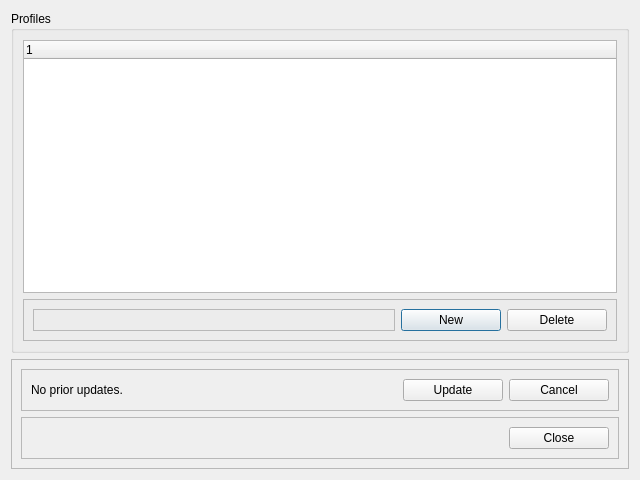
<?xml version="1.0" encoding="UTF-8"?>
<ui version="4.0">
 <class>AdminDialog</class>
 <widget class="QDialog" name="AdminDialog">
  <property name="geometry">
   <rect>
    <x>0</x>
    <y>0</y>
    <width>640</width>
    <height>480</height>
   </rect>
  </property>
  <property name="minimumSize">
   <size>
    <width>640</width>
    <height>480</height>
   </size>
  </property>
  <property name="maximumSize">
   <size>
    <width>640</width>
    <height>16777215</height>
   </size>
  </property>
  <property name="windowTitle">
   <string>Avast Admin</string>
  </property>
  <property name="modal">
   <bool>true</bool>
  </property>
  <layout class="QVBoxLayout" name="verticalLayout_2">
   <item>
    <layout class="QVBoxLayout" name="verticalLayout">
     <item>
      <widget class="QGroupBox" name="groupBox">
       <property name="title">
        <string>Profiles</string>
       </property>
       <layout class="QVBoxLayout" name="verticalLayout_3">
        <item>
         <widget class="QTreeWidget" name="treeWidgetProfiles">
          <column>
           <property name="text">
            <string notr="true">1</string>
           </property>
          </column>
         </widget>
        </item>
        <item>
         <widget class="QFrame" name="frame">
          <property name="frameShape">
           <enum>QFrame::StyledPanel</enum>
          </property>
          <property name="frameShadow">
           <enum>QFrame::Raised</enum>
          </property>
          <layout class="QHBoxLayout" name="horizontalLayout_2">
           <item>
            <widget class="QFrame" name="frame_2">
             <property name="frameShape">
              <enum>QFrame::StyledPanel</enum>
             </property>
             <property name="frameShadow">
              <enum>QFrame::Raised</enum>
             </property>
            </widget>
           </item>
           <item>
            <widget class="QPushButton" name="pushButtonNew">
             <property name="minimumSize">
              <size>
               <width>100</width>
               <height>0</height>
              </size>
             </property>
             <property name="maximumSize">
              <size>
               <width>100</width>
               <height>16777215</height>
              </size>
             </property>
             <property name="text">
              <string>New</string>
             </property>
            </widget>
           </item>
           <item>
            <widget class="QPushButton" name="pushButtonDelete">
             <property name="minimumSize">
              <size>
               <width>100</width>
               <height>0</height>
              </size>
             </property>
             <property name="maximumSize">
              <size>
               <width>100</width>
               <height>16777215</height>
              </size>
             </property>
             <property name="text">
              <string>Delete</string>
             </property>
            </widget>
           </item>
          </layout>
         </widget>
        </item>
       </layout>
      </widget>
     </item>
     <item>
      <widget class="QFrame" name="frame_5">
       <property name="frameShape">
        <enum>QFrame::StyledPanel</enum>
       </property>
       <property name="frameShadow">
        <enum>QFrame::Raised</enum>
       </property>
       <layout class="QVBoxLayout" name="verticalLayout_4">
        <item>
         <widget class="QFrame" name="frame_3">
          <property name="frameShape">
           <enum>QFrame::StyledPanel</enum>
          </property>
          <property name="frameShadow">
           <enum>QFrame::Raised</enum>
          </property>
          <layout class="QHBoxLayout" name="horizontalLayout_3">
           <item>
            <widget class="QLabel" name="labelLastUpdate">
             <property name="text">
              <string>No prior updates.</string>
             </property>
            </widget>
           </item>
           <item>
            <spacer name="horizontalSpacer_2">
             <property name="orientation">
              <enum>Qt::Horizontal</enum>
             </property>
             <property name="sizeHint" stdset="0">
              <size>
               <width>40</width>
               <height>20</height>
              </size>
             </property>
            </spacer>
           </item>
           <item>
            <widget class="QPushButton" name="pushButtonUpdate">
             <property name="minimumSize">
              <size>
               <width>100</width>
               <height>0</height>
              </size>
             </property>
             <property name="maximumSize">
              <size>
               <width>100</width>
               <height>16777215</height>
              </size>
             </property>
             <property name="text">
              <string>Update</string>
             </property>
            </widget>
           </item>
           <item>
            <widget class="QPushButton" name="pushButtonCancel">
             <property name="minimumSize">
              <size>
               <width>100</width>
               <height>0</height>
              </size>
             </property>
             <property name="maximumSize">
              <size>
               <width>100</width>
               <height>16777215</height>
              </size>
             </property>
             <property name="text">
              <string>Cancel</string>
             </property>
            </widget>
           </item>
          </layout>
         </widget>
        </item>
        <item>
         <widget class="QFrame" name="frame_7">
          <property name="frameShape">
           <enum>QFrame::StyledPanel</enum>
          </property>
          <property name="frameShadow">
           <enum>QFrame::Raised</enum>
          </property>
          <layout class="QHBoxLayout" name="horizontalLayout_5">
           <item>
            <spacer name="horizontalSpacer">
             <property name="orientation">
              <enum>Qt::Horizontal</enum>
             </property>
             <property name="sizeHint" stdset="0">
              <size>
               <width>40</width>
               <height>20</height>
              </size>
             </property>
            </spacer>
           </item>
           <item>
            <widget class="QPushButton" name="pushButtonClose">
             <property name="minimumSize">
              <size>
               <width>100</width>
               <height>0</height>
              </size>
             </property>
             <property name="maximumSize">
              <size>
               <width>100</width>
               <height>16777215</height>
              </size>
             </property>
             <property name="text">
              <string>Close</string>
             </property>
            </widget>
           </item>
          </layout>
         </widget>
        </item>
       </layout>
      </widget>
     </item>
    </layout>
   </item>
  </layout>
 </widget>
 <resources/>
 <connections/>
</ui>
